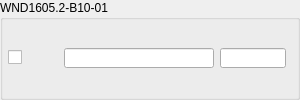
             <widget class="QGroupBox" name="groupBox_bm_window_2">
              <property name="maximumSize">
               <size>
                <width>300</width>
                <height>16777215</height>
               </size>
              </property>
              <property name="title">
               <string>WND1605.2-B10-01</string>
              </property>
              <layout class="QHBoxLayout" name="horizontalLayout_29">
               <property name="leftMargin">
                <number>5</number>
               </property>
               <property name="topMargin">
                <number>0</number>
               </property>
               <property name="bottomMargin">
                <number>0</number>
               </property>
               <item>
                <layout class="QHBoxLayout" name="horizontalLayout_28">
                 <item>
                  <layout class="QGridLayout" name="gridLayout_15">
                   <item row="0" column="0">
                    <widget class="QCheckBox" name="checkBox_bm_w2">
                     <property name="minimumSize">
                      <size>
                       <width>50</width>
                       <height>0</height>
                      </size>
                     </property>
                     <property name="maximumSize">
                      <size>
                       <width>50</width>
                       <height>16777215</height>
                      </size>
                     </property>
                     <property name="text">
                      <string/>
                     </property>
                    </widget>
                   </item>
                   <item row="0" column="1">
                    <widget class="QLineEdit" name="lineEdit_bm_mat_w2">
                     <property name="minimumSize">
                      <size>
                       <width>150</width>
                       <height>0</height>
                      </size>
                     </property>
                     <property name="maximumSize">
                      <size>
                       <width>16777215</width>
                       <height>20</height>
                      </size>
                     </property>
                    </widget>
                   </item>
                   <item row="0" column="2">
                    <widget class="QLineEdit" name="lineEdit_bm_thk_w2">
                     <property name="maximumSize">
                      <size>
                       <width>16777215</width>
                       <height>20</height>
                      </size>
                     </property>
                    </widget>
                   </item>
                  </layout>
                 </item>
                </layout>
               </item>
              </layout>
             </widget>
